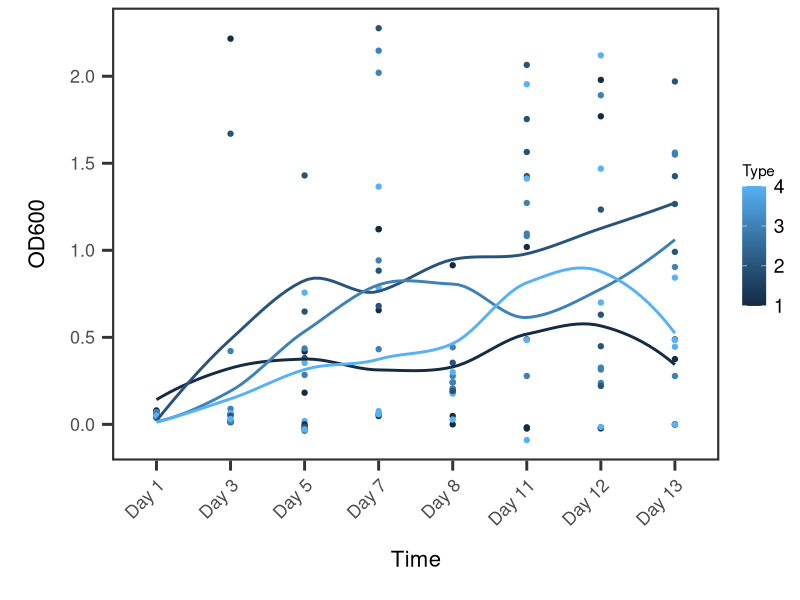
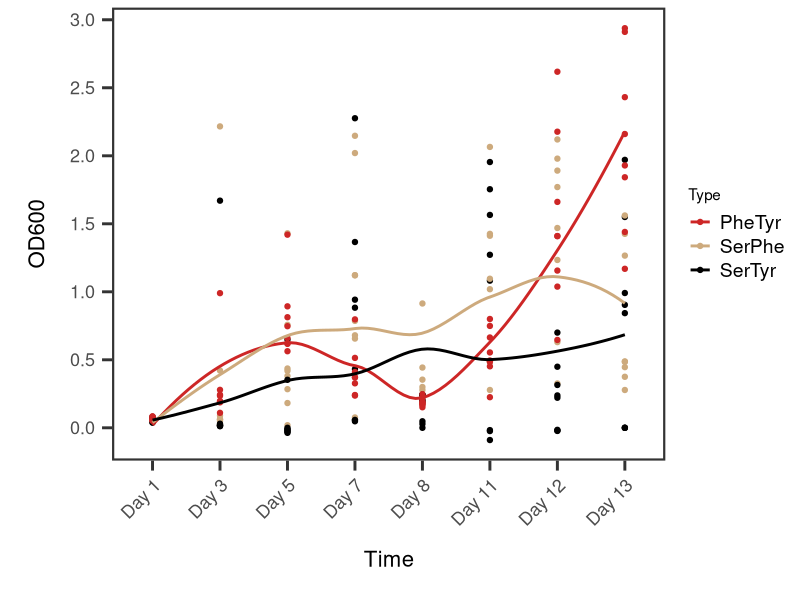
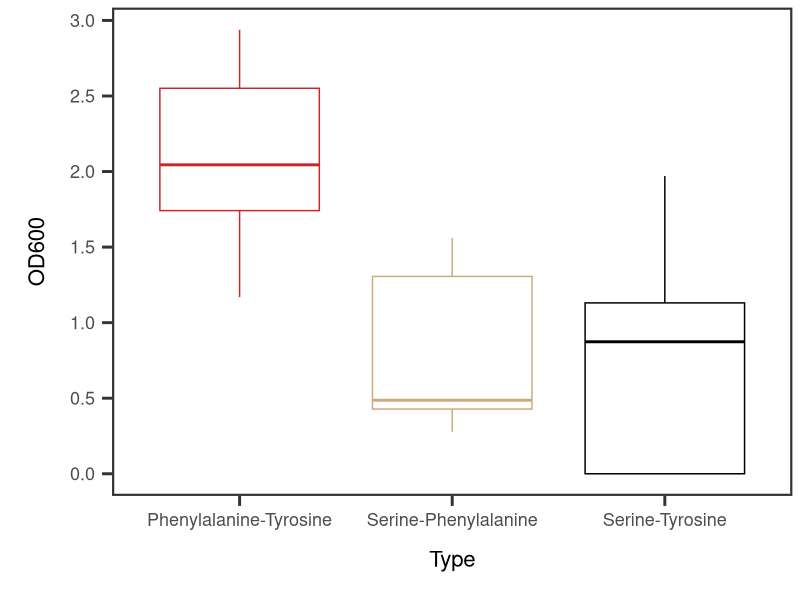

Here is the R script that generated these plots, in order:
## ---- chunk 1
library(tidyr)
library(ggplot2)
library(stringr)
library(dplyr)
library(tidyverse)

theme_set(theme_classic() +
  theme(axis.title = element_text(size = 16),
        axis.title.x = element_text(margin = margin(t = 15, b = 15)),
        axis.title.y = element_text(margin = margin(l = 15, r = 15)),
        axis.text = element_text(size = 13),
        axis.text.x = element_text(margin = margin(t = 5)),
        axis.text.y = element_text(margin = margin(r = 5)),
        #axis.line.x = element_line(linewidth = 1),
        #axis.line.y = element_line(linewidth = 1),
        axis.line.x = element_blank(),
        axis.line.y = element_blank(),
        axis.ticks.x = element_line(linewidth = 1),
        axis.ticks.y = element_line(linewidth = 1),
        axis.ticks.length = unit(.1, "in"),
        panel.border = element_rect(color = "grey20", fill = NA, linewidth = 1.5),
        legend.text = element_text(size = 14),
        strip.text = element_text(size = 14),
        strip.background = element_blank()
        ))
## ---- chunk 2
setwd("C:/Users/ajl21/github/division.labor/prelim_coexistence/")


serEpheK <- read.csv("20260327_2124_serEpheK.csv")
serEtyrK <- read.csv("20260327_2124_serEtyrK.csv")

serKpheE <- read.csv("20260327_2124_serKpheE.csv")
serKtyrE <- read.csv("20260327_2124_serKtyrE.csv")


pheKtyrE <- read.csv("20260324_1352_pheKtyrE.csv")
pheEtyrK <- read.csv("20260324_1352_pheEtyrK.csv")

## ---- chunk 3
co_names_s <-c( "Day 1",	"Day 3",	"Day 5",	"Day 7",	"Day 8",	"Day 11",	"Day 12",	"Day 13")
colnames(serEpheK ) <- co_names_s
colnames(serEtyrK ) <- co_names_s
colnames(serKpheE ) <- co_names_s
colnames(serKtyrE) <- co_names_s

co_names <-c( "Day 1",	"Day 3",	"Day 5",	"Day 7", "Day 8",	"Day 10",	"Day 11",	"Day 12",	"Day 13","Day 14",	"Day 15", "Day 16","Day 17", "Day 18")
colnames(pheEtyrK ) <- co_names
colnames(pheKtyrE) <- co_names

## ---- chunk 4
pheEtyrK.l <- pivot_longer(pheEtyrK,
                          cols= starts_with("Day"),
                          names_to = "Time",
                          values_to = "OD600")
pheEtyrK.l$Sample <-rep(1:4, each=14)
pheEtyrK.l$Time <-factor(pheEtyrK.l$Time,
                         levels = c("Day 1",	"Day 3",	"Day 5",	"Day 7", "Day 8",	"Day 10",	"Day 11",	"Day 12",	"Day 13","Day 14",	"Day 15", "Day 16","Day 17", "Day 18"))

pheKtyrE.l <- pivot_longer(pheKtyrE,
                          cols= everything(),
                          names_to = "Time",
                          values_to = "OD600")
pheKtyrE.l$Sample <-rep(1:4, each=14)
pheKtyrE.l$Time <-factor(pheKtyrE.l$Time,
                         levels = c("Day 1",	"Day 3",	"Day 5",	"Day 7", "Day 8",	"Day 10",	"Day 11",	"Day 12",	"Day 13","Day 14",	"Day 15", "Day 16","Day 17", "Day 18"))


coexist.phetyr <- rbind(pheKtyrE.l, pheEtyrK.l)
coexist.phetyr$Type<-c("PheTyr")


coexist.phetyr.c <- coexist.phetyr[-76,]


## ---- chunk 5
#combined
long <- function(df, sample_each = 8, n_samples = 4) {
  df_long <- pivot_longer(df,
                          cols = everything(),
                          names_to = "Time",
                          values_to = "OD600")
  
  df_long$Sample <- rep(1:n_samples, each = sample_each)
  
  df_long$Time <- factor(df_long$Time,
                         levels = c("Day 1", "Day 3", "Day 5", "Day 7",
                                    "Day 8", "Day 11", "Day 12", "Day 13"))
  
  return(df_long)
}

serEpheK.l <-long(serEpheK)
serEtyrK.l <-long(serEtyrK)
serKpheE.l <-long(serKpheE)
serKtyrE.l <-long(serKtyrE)


serEpheK.l$Type <-c("SerPhe")
serEtyrK.l$Type <-c("SerTyr")
serKpheE.l$Type <-c("SerPhe")
serKtyrE.l$Type <-c("SerTyr")

coexist.ser <- rbind(serEpheK.l, serEtyrK.l, serKpheE.l,serKtyrE.l)
coexist.ser


## ---- chunk 6
#combine both data sets 

phetyr.short <- subset(
  coexist.phetyr.c,
  !(Time %in% c("Day 10","Day 14", "Day 15", "Day 16", "Day 17", "Day 18"))
)

combined  <- rbind(coexist.ser, phetyr.short)

ggplot(coexist.ser, aes(x=Time, y=OD600, group=Sample, color= Sample)) +geom_point()+ geom_smooth(se=FALSE)+labs(color = "Type")+ theme(axis.text.x = element_text(angle = 45, vjust = 1, hjust = 1)) + scale_y_continuous(breaks = seq(0, 6, by = .5))

ggplot(combined, aes(x=Time, y=OD600, group = Type, color = Type)) +geom_point()+ geom_smooth(se=FALSE)+labs(color = "Type")+ theme(axis.text.x = element_text(angle = 45, vjust = 1, hjust = 1)) + scale_y_continuous(breaks = seq(0, 6, by = .5))+scale_color_manual(values=c("firebrick3", "burlywood3", "black"))

combined.aov<-aov(OD600~Type*Time, combined)
summary(combined.aov)
TukeyHSD(combined.aov)


#ggplot(combined, aes(x=Type, y=OD600, color = Type)) +geom_boxplot() + scale_y_continuous(breaks = seq(0, 6, by = .5))+scale_color_manual(values=c("#69b3a2", "gray57", "black"))+ scale_x_discrete(labels = c("Phenylalanine-Tyrosine", "Serine-Phenylalanine", "Serine-Tyrosine"))+
  #theme(legend.position = "none")

wide <- combined %>%
  pivot_wider(
    id_cols = c(Sample, Type),
    names_from = Time,
    values_from = OD600,
    values_fn = mean
  )

day13<-as.data.frame(combined %>%
  filter(Time == "Day 13") %>%
  group_by(Type) %>%
  summarize(
    mean_OD600 = mean(OD600, na.rm = TRUE),
    .groups = "drop"
  ))

a<-aov(mean_OD600~Type, day13)
summary(a)

day13.c <- combined %>%
  filter(Time == "Day 13")

ggplot(day13.c, aes(x=Type, y=OD600, color = Type)) +geom_boxplot() + scale_y_continuous(breaks = seq(0, 6, by = .5))+scale_color_manual(values=c("firebrick3", "burlywood3", "black"))+ scale_x_discrete(labels = c("Phenylalanine-Tyrosine", "Serine-Phenylalanine", "Serine-Tyrosine"))+
  theme(legend.position = "none")

aov13 <- aov(OD600 ~ Type, data = day13.c)

summary(aov13)
TukeyHSD(aov13)
